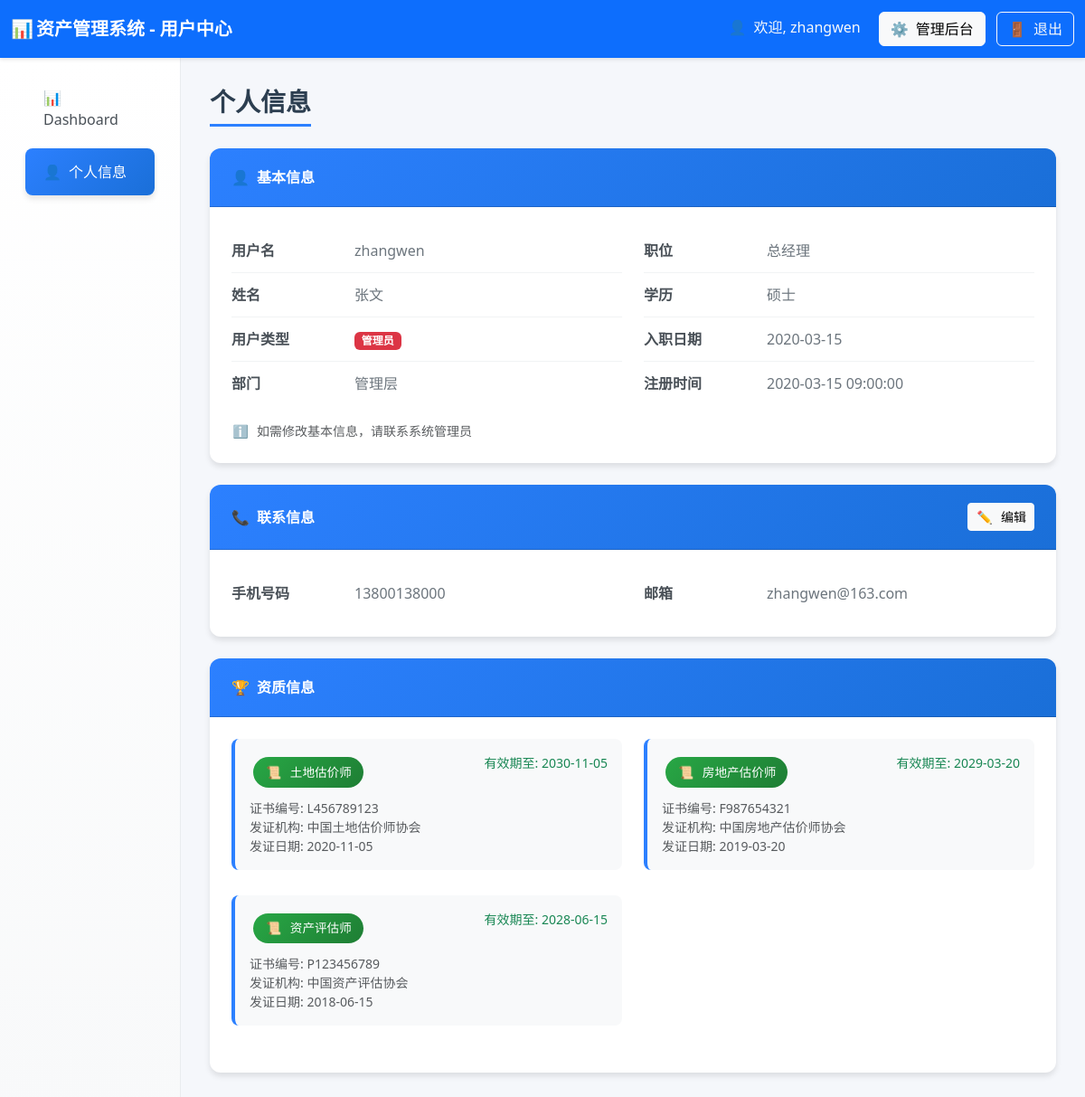
The page /user_profile (signed in) on the database as committed earlier.
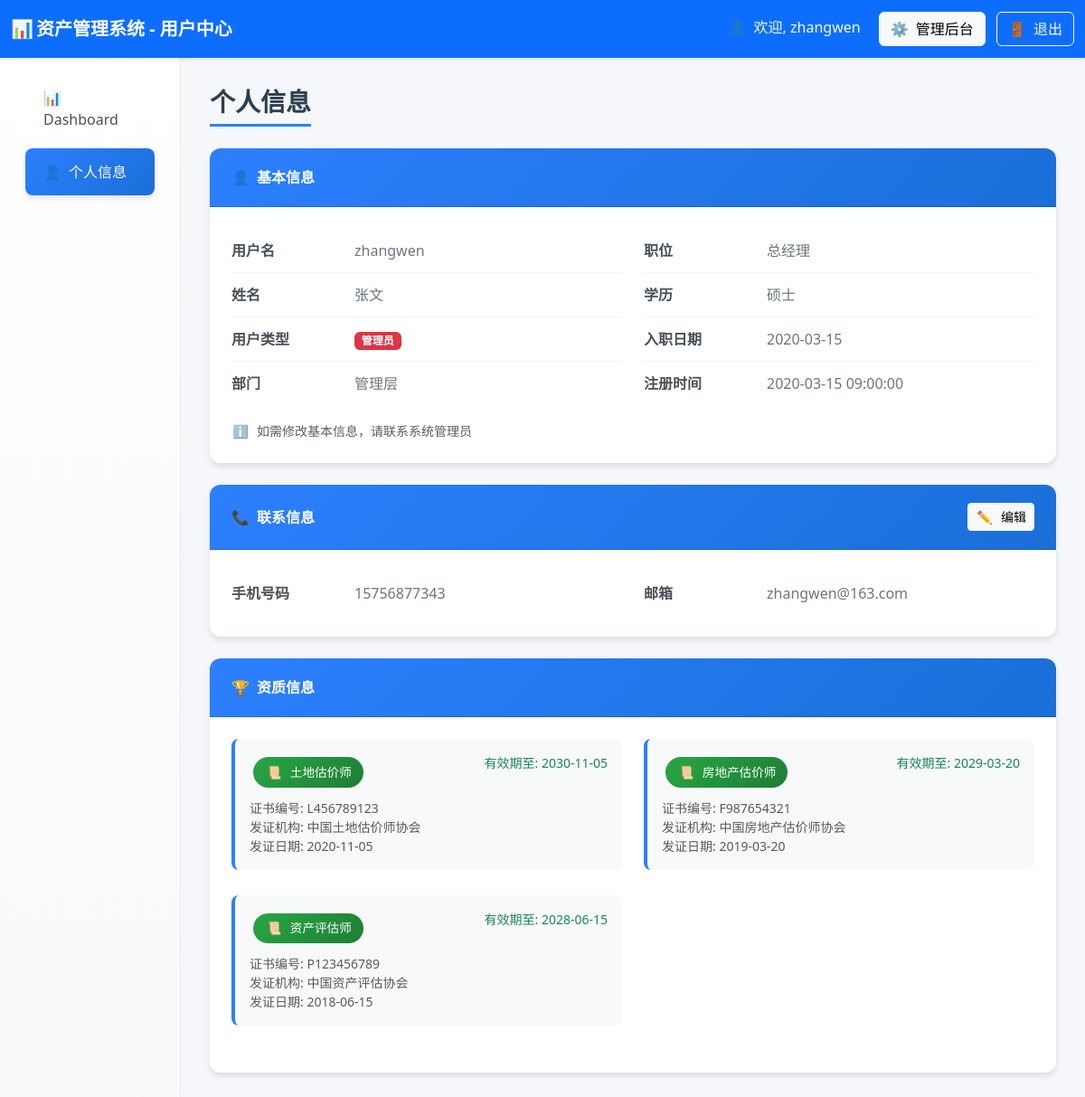
The same page on the database as committed later.
### tables this page shows
CREATE TABLE users (
        id INTEGER PRIMARY KEY AUTOINCREMENT,
        username TEXT UNIQUE NOT NULL,
        realname TEXT,
        user_type TEXT,
        password TEXT,
        -- 新增字段
        phone TEXT,
        email TEXT,
        hire_date TEXT,
        education TEXT,
        position TEXT,
        department TEXT,
        create_time TEXT DEFAULT CURRENT_TIMESTAMP,
        update_time TEXT DEFAULT CURRENT_TIMESTAMP
    );

CREATE TABLE user_qualifications (
        id INTEGER PRIMARY KEY AUTOINCREMENT,
        username TEXT NOT NULL,
        qualification_type TEXT NOT NULL,
        qualification_number TEXT,
        issue_date TEXT,
        expiry_date TEXT,
        issue_authority TEXT,
        FOREIGN KEY (username) REFERENCES users (username),
        UNIQUE(username, qualification_type)
    );

### routes/user_routes.py (the view)
@router.get("/user_profile", response_class=HTMLResponse)
async def user_profile(
    request: Request,
    user: dict = Depends(login_required),
    db: sqlite3.Connection = Depends(get_db)
):
    try:
        print(f"用户个人信息页面，用户名: {user['username']}")
        user_profile = await user_service.get_user_profile(user["username"], db)
        user_qualifications = await user_service.get_user_qualifications(user["username"], db)
        stats = await get_user_basic_stats(user, db)
        today = datetime.now().strftime("%Y-%m-%d")
        return templates.TemplateResponse("user_profile.html", {
            "request": request,
            "user": user,
            "user_profile": user_profile,
            "user_qualifications": user_qualifications,  # 添加资质信息
            "stats": stats,
            "today": today
        })
    except Exception as e:
        print(f"查询失败！！！错误: {str(e)}")
        import traceback
        print(f"完整错误: {traceback.format_exc()}")
        return templates.TemplateResponse("user_profile.html", {
            "request": request,
            "user": user,
            "user_profile": {},
            "user_qualifications": [],  # 空列表
            "stats": {},
            "today": today,
            "error": str(e)
        })

### templates/user_profile.html (shortened to what this page needs)
<!DOCTYPE html>
<html lang="zh-CN">
<head>
    <link href="https://cdn.jsdelivr.net/npm/bootstrap@5.3.2/dist/css/bootstrap.min.css" rel="stylesheet">
    <link rel="stylesheet" href="https://cdnjs.cloudflare.com/ajax/libs/bootstrap-icons/1.11.0/font/bootstrap-icons.min.css">
</head>
<body>
    <nav class="navbar navbar-dark bg-primary">
        <div class="container-fluid">
            <span class="navbar-brand mb-0 h1 fw-bold">
                <span class="fallback-icon">📊</span>资产管理系统 - 用户中心
            </span>
            <div>
                <span class="text-light me-3">
                    <span class="fallback-icon">👤</span>欢迎, {{ user.username }}
                </span>
                {% if user.user_type == 'admin' %}
                <a href="/admin" class="btn btn-light me-2">
                    <span class="fallback-icon">⚙️</span>管理后台
                </a>
                {% endif %}
                <a href="/logout" class="btn btn-outline-light">
                    <span class="fallback-icon">🚪</span>退出
                </a>
            </div>
        </div>
    </nav>
    <div class="container-fluid">
        <div class="row">
            <div class="col-md-3 col-lg-2 sidebar">
                <nav class="nav flex-column p-3">
                    <a class="nav-link" href="/user_dashboard">
                        <span class="fallback-icon">📊</span>Dashboard
                    </a>
                    <a class="nav-link active" href="/user_profile">
                        <span class="fallback-icon">👤</span>个人信息
                    </a>
                </nav>
            </div>
            <div class="col-md-9 col-lg-10 main-content">
                <h3 class="page-title">个人信息</h3>
                <div class="card profile-card">
                    <div class="card-header">
                        <span><span class="fallback-icon">👤</span>基本信息</span>
                    </div>
                    <div class="card-body">
                        <div class="row">
                            <div class="col-md-6">
                                <div class="info-item">
                                    <span class="info-label">用户名</span>
                                    <span class="info-value">{{ user_profile.username }}</span>
                                </div>
                                <div class="info-item">
                                    <span class="info-label">姓名</span>
                                    <span class="info-value">{{ user_profile.realname or '未设置' }}</span>
                                </div>
                                <div class="info-item">
                                    <span class="info-label">用户类型</span>
                                    <span class="info-value">
                                        {% if user_profile.user_type == 'admin' %}
                                        <span class="badge bg-danger">管理员</span>
                                        {% else %}
                                        <span class="badge bg-primary">普通用户</span>
                                        {% endif %}
                                    </span>
                                </div>
                                <div class="info-item">
                                    <span class="info-label">部门</span>
                                    <span class="info-value">{{ user_profile.department or '未设置' }}</span>
                                </div>
                            </div>
                            <div class="col-md-6">
                                <div class="info-item">
                                    <span class="info-label">职位</span>
                                    <span class="info-value">{{ user_profile.position or '未设置' }}</span>
                                </div>
                                <div class="info-item">
                                    <span class="info-label">学历</span>
                                    <span class="info-value">{{ user_profile.education or '未设置' }}</span>
                                </div>
                                <div class="info-item">
                                    <span class="info-label">入职日期</span>
                                    <span class="info-value">{{ user_profile.hire_date or '未设置' }}</span>
                                </div>
                                <div class="info-item">
                                    <span class="info-label">注册时间</span>
                                    <span class="info-value">{{ user_profile.create_time or '未设置' }}</span>
                                </div>
                            </div>
                        </div>
                        <div class="mt-3">
                            <small class="text-muted">
                                <span class="fallback-icon">ℹ️</span>如需修改基本信息，请联系系统管理员
                            </small>
                        </div>
                    </div>
                </div>
                <div class="card profile-card">
                    <div class="card-header d-flex justify-content-between align-items-center">
                        <span><span class="fallback-icon">📞</span>联系信息</span>
                        <button class="btn btn-light btn-sm" onclick="toggleEditMode('contactInfo')">
                            <span class="fallback-icon">✏️</span>编辑
                        </button>
                    </div>
                    <div class="card-body">
                        <form id="contactInfoForm" method="post" action="/user_profile/update">
                            <div class="row">
                                <div class="col-md-6">
                                    <div class="info-item">
                                        <span class="info-label">手机号码</span>
                                        <div class="info-value">
                                            <span id="phoneDisplay">{{ user_profile.phone or '未设置' }}</span>
                                        </div>
                                    </div>
                                </div>
                                <div class="col-md-6">
                                    <div class="info-item">
                                        <span class="info-label">邮箱</span>
                                        <div class="info-value">
                                            <span id="emailDisplay">{{ user_profile.email or '未设置' }}</span>
                                        </div>
                                    </div>
                                </div>
                            </div>
                        </form>
                    </div>
                </div>
                <div class="card profile-card">
                    <div class="card-header">
                        <span><span class="fallback-icon">🏆</span>资质信息</span>
                    </div>
                    <div class="card-body">
                        {% if user_qualifications %}
                            <div class="row">
                                {% for qual in user_qualifications %}
                                <div class="col-md-6 mb-3">
                                    <div class="qualification-item">
                                        <div class="d-flex justify-content-between align-items-start mb-2">
                                            <span class="qualification-badge">
                                                <span class="fallback-icon">📜</span>{{ qual.qualification_type }}
                                            </span>
                                            {% if qual.expiry_date %}
                                            <small class="text-{% if qual.expiry_date > today %}success{% else %}danger{% endif %}">
                                                有效期至: {{ qual.expiry_date }}
                                            </small>
                                            {% endif %}
                                        </div>
                                        {% if qual.qualification_number %}
                                        <div class="text-muted small">
                                            证书编号: {{ qual.qualification_number }}
                                        </div>
                                        {% endif %}
                                        {% if qual.issue_authority %}
                                        <div class="text-muted small">
                                            发证机构: {{ qual.issue_authority }}
                                        </div>
                                        {% endif %}
                                        {% if qual.issue_date %}
                                        <div class="text-muted small">
                                            发证日期: {{ qual.issue_date }}
                                        </div>
                                        {% endif %}
                                    </div>
                                </div>
                                {% endfor %}
                            </div>
                        {% else %}
                            <div class="text-center text-muted py-4">
                                <span class="fallback-icon">📝</span>
                                <p class="mb-0">暂无资质信息</p>
                            </div>
                        {% endif %}
                    </div>
                </div>
            </div>
        </div>
    </div>
</body>
</html>

### templates/user_profile.html (style rules this page uses)
:root { --primary-color: #2c80ff; --secondary-color: #6c757d; --success-color: #28a745; --warning-color: #ffc107; --info-color: #17a2b8; --light-bg: #f5f7fb; --card-shadow: 0 4px 6px rgba(0, 0, 0, 0.1); --hover-shadow: 0 8px 15px rgba(0, 0, 0, 0.15); }
body { background-color: var(--light-bg); font-family: 'Segoe UI', Tahoma, Geneva, Verdana, sans-serif; }
.navbar { box-shadow: 0 2px 4px rgba(0, 0, 0, 0.1); padding: 0.8rem 0; }
.sidebar { background: linear-gradient(180deg, #ffffff 0%, #f8f9fa 100%); min-height: calc(100vh - 76px); box-shadow: 2px 0 10px rgba(0, 0, 0, 0.08); border-right: 1px solid #e9ecef; padding: 0; }
.nav-link { color: #495057; padding: 0.85rem 1.25rem; border-radius: 0.5rem; margin: 0.2rem 0.75rem; transition: all 0.3s ease; font-weight: 500; border: none; }
.nav-link.active { background: linear-gradient(135deg, var(--primary-color), #1a6fd8); color: white; box-shadow: var(--card-shadow); }
.main-content { padding: 2rem; background-color: var(--light-bg); }
.page-title { color: #2c3e50; font-weight: 700; margin-bottom: 1.5rem; padding-bottom: 0.5rem; border-bottom: 3px solid var(--primary-color); display: inline-block; }
.profile-card { border: none; border-radius: 12px; box-shadow: var(--card-shadow); transition: all 0.3s ease; background: white; margin-bottom: 1.5rem; }
.card-header { background: linear-gradient(135deg, var(--primary-color), #1a6fd8); color: white; border-radius: 12px 12px 0 0 !important; padding: 1.25rem 1.5rem; font-weight: 600; }
.card-body { padding: 1.5rem; }
.info-item { display: flex; align-items: center; padding: 0.75rem 0; border-bottom: 1px solid #f1f3f4; }
.info-item:last-child { border-bottom: none; }
.info-label { font-weight: 600; color: #495057; min-width: 120px; margin-right: 1rem; }
.info-value { color: #6c757d; flex: 1; }
.qualification-badge { background: linear-gradient(135deg, var(--success-color), #1e7e34); color: white; padding: 0.4rem 0.8rem; border-radius: 20px; font-size: 0.85rem; font-weight: 500; margin: 0.25rem; display: inline-flex; align-items: center; }
.qualification-item { background: #f8f9fa; border-radius: 8px; padding: 1rem; margin-bottom: 0.75rem; border-left: 4px solid var(--primary-color); }
.fallback-icon { display: inline-block; width: 20px; text-align: center; margin-right: 8px; }

Rows that differ between the two databases and show on the page:
changed users "zhangwen": phone "13800138000" → "15756877343"
